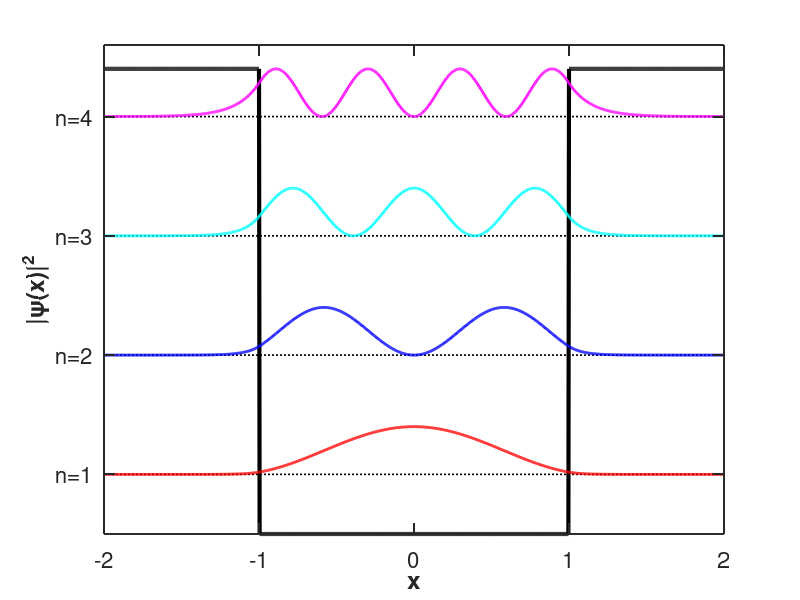

The MATLAB source for this figure:
clear; clc;

% ---- Load stitched modes (change names if yours differ) ----
m1 = load('fsw_n1.dat');   % ground state
m2 = load('fsw_n3.dat');   % 1st excited
m3 = load('fsw_n5.dat');   % 2nd excited
m4 = load('fsw_n7.dat');   % 3rd excited
%m5 = load('fsw_n9.dat');   % 4th excited

% Use column 5 (= |psi|^2) as in your current script
x1 = m1(:,1); psi1 = m1(:,5); V1 = m1(:,2);
x2 = m2(:,1); psi2 = m2(:,5); V2 = m2(:,2);
x3 = m3(:,1); psi3 = m3(:,5); V3 = m3(:,2);
x4 = m4(:,1); psi4 = m4(:,5); V4 = m4(:,2);
%x5 = m5(:,1); psi5 = m5(:,5); V5 = m5(:,2);

% Use the widest x-grid among the files for the potential outline
xV = x4; V = V4;

% ---- Normalize probability densities to max = 1 (for clean stacking) ----
normmax = @(v) v./max(abs(v));
psi1 = normmax(psi1);
psi2 = normmax(psi2);
psi3 = normmax(psi3);
psi4 = normmax(psi4);
%psi5 = normmax(psi5);

% ---- Choose vertical positions (display offsets, not actual energies) ----
E1 = 1.0; E2 = 3.0; E3 = 5.0; E4 = 7.0; %E5 = 9.0;

amp = 0.8;                      % visual amplitude scale for |psi|^2
y1 = E1 + amp*psi1;
y2 = E2 + amp*psi2;
y3 = E3 + amp*psi3;
y4 = E4 + amp*psi4;
%y5 = E5 + amp*psi5;

% ---- Scale the potential so it fits under the top state (purely cosmetic) ----
maxV      = max(V);
targetTop = E4 + 0.8;
s  = targetTop / maxV;
yV = s * V;

% ---- Plot ----
figure(1); clf; hold on;

% Potential outline (bold black)
plot(xV, yV, 'k-', 'LineWidth', 3.0, 'HandleVisibility','off');

% Energy guide lines (no legend entry)
plot([min(xV) max(xV)],[E1 E1],'k:','LineWidth',1.2,'HandleVisibility','off');
plot([min(xV) max(xV)],[E2 E2],'k:','LineWidth',1.2,'HandleVisibility','off');
plot([min(xV) max(xV)],[E3 E3],'k:','LineWidth',1.2,'HandleVisibility','off');
plot([min(xV) max(xV)],[E4 E4],'k:','LineWidth',1.2,'HandleVisibility','off');
%plot([min(xV) max(xV)],[E5 E5],'k:','LineWidth',1.2,'HandleVisibility','off');

% Wavefunctions (|psi|^2 stacks)
p1 = plot(x1, y1, 'r-', 'LineWidth', 2);   % Ground state
p2 = plot(x2, y2, 'b-', 'LineWidth', 2);   % 1st excited
p3 = plot(x3, y3, 'c-', 'LineWidth', 2);   % 2nd excited
p4 = plot(x4, y4, 'm-', 'LineWidth', 2);   % 3rd excited  (fixed from 'br-')
%p5 = plot(x5, y5, 'g-', 'LineWidth', 2);   % 4th excited

% ---- Axes styling: boxed and ticks inward ----
xlabel('x','FontSize',20,'FontWeight','bold');
ylabel('|\psi(x)|^2','FontSize',20,'FontWeight','bold');

set(gca, ...
    'Box','on', ...             % draw the full box
    'LineWidth',1.4, ...
    'TickDir','in', ...         % ticks inside the box
    'TickLength',[0.018 0.018], ...
    'XMinorTick','off','YMinorTick','off', ...
    'Layer','top', ...
    'FontSize',16);

% y-ticks as n-labels
yticks([E1 E2 E3 E4]);
yticklabels({'n=1','n=2','n=3','n=4'});

xlim([min(xV) max(xV)]);
ylim([0, targetTop + 0.4]);

% Optional legend
% lgd = legend([p1 p2 p3 p4 p5], ...
%     {'Ground State','1st Excited','2nd Excited','3rd Excited','4th Excited'}, ...
%     'Location','northeast','FontSize',14,'Box','off');

set(gcf,'color','w'); drawnow;

% ---- Save ----
print(gcf,'fsw_psi2_boxed','-dpng','-r300');

